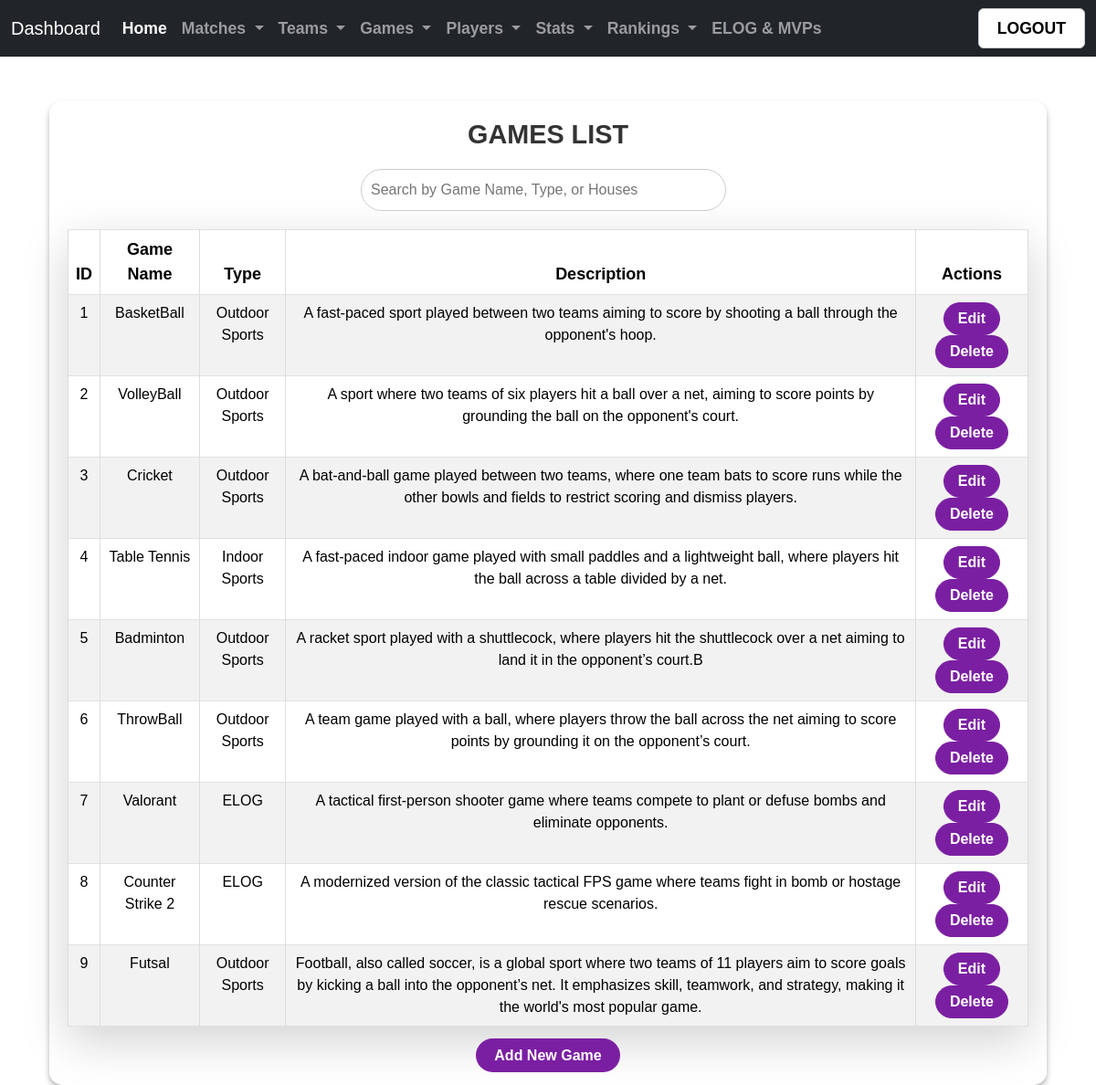
The app's page /dashboard/view_game/ with its own data.
### home/models.py (models this page shows, shortened)
class Game(models.Model):
    game_id = models.AutoField(primary_key=True)
    game_name = models.CharField(max_length=100, unique=True)
    house = models.ForeignKey(House, on_delete=models.CASCADE, null=True, blank=True)
    description = models.TextField()
    type = models.CharField(max_length=50)
    score = models.IntegerField(null=True, blank=True)

### home/views.py (the view)
# urls.py: path('dashboard/view_game/', views.view_game, name='view_game'),
def view_game(request):
    games = Game.objects.all()  # Fetch all games
    return render(request, 'ViewGames.html', {'games': games})

### templates/ViewGames.html (shortened to what this page needs)
{% extends 'base.html' %}
{% load static %}
{% block content %}
<div class="overlay"></div>
<div class="container mt-5">
    <div class="table-container">
        <h2>GAMES LIST</h2>
        <div class="search-bar-container">
            <input type="text" id="searchBar" class="search-bar" placeholder="Search by Game Name, Type, or Houses">
        </div>
        <table class="table table-striped table-bordered shadow-lg">
            <thead>
                <tr>
                    <th>ID</th>
                    <th>Game Name</th>
                    <th>Type</th>
                    <th>Description</th>
                    <th>Actions</th>
                </tr>
            </thead>
            <tbody id="resultsTable">
                {% for game in games %}
                <tr>
                    <td>{{ forloop.counter }}</td>
                    <td>{{ game.game_name }}</td>
                    <td>{{ game.type }}</td>
                    <td>{{ game.description }}</td>
                    <td>
                        <a href="{% url 'edit_game' game.game_id %}" class="btn btn-purple">Edit</a>
                        <a href="{% url 'delete_game' game.game_id %}" class="btn btn-purple">Delete</a>
                    </td>
                </tr>
                {% empty %}
                <tr>
                    <td colspan="7" class="text-center">No games available.</td>
                </tr>
                {% endfor %}
            </tbody>
        </table>
        <div class="add-game-container">
            <a href="{% url 'add_game' %}" class="add-game-btn">Add New Game</a>
        </div>
    </div>
</div>
{% endblock %}

### records on screen
Game: game_name "BasketBall", type "Outdoor Sports", description "A fast-paced sport played between two teams aiming to score by shooting a ball through the opponent's hoop."
Game: game_name "VolleyBall", type "Outdoor Sports", description "A sport where two teams of six players hit a ball over a net, aiming to score points by grounding the ball on the opponent's court."
Game: game_name "Cricket", type "Outdoor Sports", description "A bat-and-ball game played between two teams, where one team bats to score runs while the other bowls and fields to restrict scoring and dismiss players."
Game: game_name "Table Tennis", type "Indoor Sports", description "A fast-paced indoor game played with small paddles and a lightweight ball, where players hit the ball across a table divided by a net."
Game: game_name "Badminton", type "Outdoor Sports", description "A racket sport played with a shuttlecock, where players hit the shuttlecock over a net aiming to land it in the opponent’s court.B"
Game: game_name "ThrowBall", type "Outdoor Sports", description "A team game played with a ball, where players throw the ball across the net aiming to score points by grounding it on the opponent’s court."
Game: game_name "Valorant", type "ELOG", description "A tactical first-person shooter game where teams compete to plant or defuse bombs and eliminate opponents."
Game: game_name "Counter Strike 2", type "ELOG", description "A modernized version of the classic tactical FPS game where teams fight in bomb or hostage rescue scenarios."
Game: game_name "Futsal", type "Outdoor Sports", description "Football, also called soccer, is a global sport where two teams of 11 players aim to score goals by kicking a ball into the opponent’s net. It emphasizes skill, teamwork, and strategy, making it the world's most popular game."
